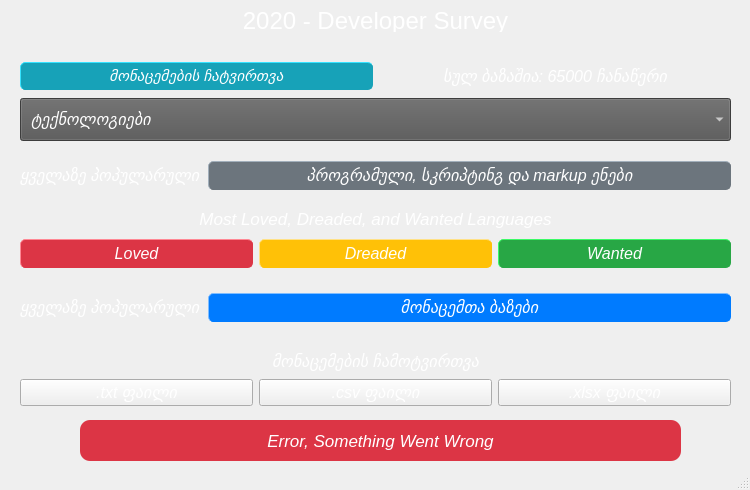
<?xml version="1.0" encoding="UTF-8"?>
<ui version="4.0">
 <class>MainWindow</class>
 <widget class="QMainWindow" name="MainWindow">
  <property name="geometry">
   <rect>
    <x>0</x>
    <y>0</y>
    <width>750</width>
    <height>490</height>
   </rect>
  </property>
  <property name="minimumSize">
   <size>
    <width>750</width>
    <height>490</height>
   </size>
  </property>
  <property name="maximumSize">
   <size>
    <width>750</width>
    <height>490</height>
   </size>
  </property>
  <property name="font">
   <font>
    <italic>true</italic>
    <underline>false</underline>
   </font>
  </property>
  <property name="windowTitle">
   <string>MainWindow</string>
  </property>
  <property name="styleSheet">
   <string notr="true">background: url(C:/Users/Vano/PycharmProjects/final_project/UI/background.png)</string>
  </property>
  <widget class="QWidget" name="centralwidget">
   <widget class="QLabel" name="heading">
    <property name="enabled">
     <bool>true</bool>
    </property>
    <property name="geometry">
     <rect>
      <x>0</x>
      <y>10</y>
      <width>751</width>
      <height>22</height>
     </rect>
    </property>
    <property name="font">
     <font>
      <family>Arial</family>
      <pointsize>18</pointsize>
      <weight>50</weight>
      <italic>false</italic>
      <bold>false</bold>
      <underline>false</underline>
      <strikeout>false</strikeout>
     </font>
    </property>
    <property name="styleSheet">
     <string notr="true">color: white;
background: none;</string>
    </property>
    <property name="text">
     <string>2020 - Developer Survey</string>
    </property>
    <property name="alignment">
     <set>Qt::AlignCenter</set>
    </property>
   </widget>
   <widget class="QWidget" name="verticalLayoutWidget">
    <property name="geometry">
     <rect>
      <x>10</x>
      <y>50</y>
      <width>731</width>
      <height>101</height>
     </rect>
    </property>
    <property name="font">
     <font>
      <pointsize>12</pointsize>
     </font>
    </property>
    <layout class="QVBoxLayout" name="verticalLayout">
     <property name="leftMargin">
      <number>10</number>
     </property>
     <property name="topMargin">
      <number>10</number>
     </property>
     <property name="rightMargin">
      <number>10</number>
     </property>
     <property name="bottomMargin">
      <number>10</number>
     </property>
     <item>
      <layout class="QHBoxLayout" name="horizontalLayout_3">
       <item>
        <widget class="QPushButton" name="btn_upload">
         <property name="font">
          <font>
           <pointsize>11</pointsize>
          </font>
         </property>
         <property name="cursor">
          <cursorShape>PointingHandCursor</cursorShape>
         </property>
         <property name="styleSheet">
          <string notr="true">QPushButton#btn_upload{
background-color:#17a2b8;
color: white;
border-style: outset;
border-width: 1px;
border-radius: 5px;
border-color: #17a2b8;
padding: 4px;
}

QPushButton#btn_upload:pressed {
    border-style: inset;
}</string>
         </property>
         <property name="text">
          <string>მონაცემების ჩატვირთვა</string>
         </property>
        </widget>
       </item>
       <item>
        <widget class="QLabel" name="quantity">
         <property name="font">
          <font>
           <pointsize>12</pointsize>
          </font>
         </property>
         <property name="styleSheet">
          <string notr="true">color: white;</string>
         </property>
         <property name="text">
          <string>სულ ბაზაშია: 65000 ჩანაწერი</string>
         </property>
         <property name="alignment">
          <set>Qt::AlignCenter</set>
         </property>
         <property name="margin">
          <number>5</number>
         </property>
        </widget>
       </item>
      </layout>
     </item>
     <item>
      <widget class="QComboBox" name="comboBox">
       <property name="font">
        <font>
         <pointsize>12</pointsize>
        </font>
       </property>
       <property name="cursor">
        <cursorShape>PointingHandCursor</cursorShape>
       </property>
       <property name="styleSheet">
        <string notr="true">padding: 10px;
color: white;
background: #555;</string>
       </property>
       <item>
        <property name="text">
         <string>ტექნოლოგიები</string>
        </property>
       </item>
       <item>
        <property name="text">
         <string>მონაცემები</string>
        </property>
       </item>
      </widget>
     </item>
    </layout>
   </widget>
   <widget class="QWidget" name="formLayoutWidget">
    <property name="geometry">
     <rect>
      <x>10</x>
      <y>151</y>
      <width>731</width>
      <height>181</height>
     </rect>
    </property>
    <property name="font">
     <font>
      <pointsize>12</pointsize>
     </font>
    </property>
    <layout class="QFormLayout" name="formLayout">
     <property name="fieldGrowthPolicy">
      <enum>QFormLayout::AllNonFixedFieldsGrow</enum>
     </property>
     <property name="leftMargin">
      <number>10</number>
     </property>
     <property name="topMargin">
      <number>10</number>
     </property>
     <property name="rightMargin">
      <number>10</number>
     </property>
     <property name="bottomMargin">
      <number>10</number>
     </property>
     <item row="0" column="0">
      <widget class="QLabel" name="label_2">
       <property name="font">
        <font>
         <pointsize>12</pointsize>
        </font>
       </property>
       <property name="styleSheet">
        <string notr="true">color: white;
background: none;</string>
       </property>
       <property name="text">
        <string>ყველაზე პოპულარული</string>
       </property>
       <property name="margin">
        <number>3</number>
       </property>
      </widget>
     </item>
     <item row="0" column="1">
      <widget class="QPushButton" name="btn_programming">
       <property name="font">
        <font>
         <pointsize>12</pointsize>
        </font>
       </property>
       <property name="cursor">
        <cursorShape>PointingHandCursor</cursorShape>
       </property>
       <property name="styleSheet">
        <string notr="true">QPushButton#btn_programming{
background-color: #6c757d;
color: white;
border-style: outset;
border-width: 1px;
border-radius: 5px;
border-color: #6c757d;
padding: 4px;
}

QPushButton#btn_programming:pressed {
    border-style: inset;
}</string>
       </property>
       <property name="text">
        <string>პროგრამული, სკრიპტინგ და markup ენები</string>
       </property>
      </widget>
     </item>
     <item row="1" column="0">
      <spacer name="verticalSpacer_2">
       <property name="font">
        <font>
         <pointsize>12</pointsize>
        </font>
       </property>
       <property name="orientation">
        <enum>Qt::Vertical</enum>
       </property>
       <property name="sizeHint" stdset="0">
        <size>
         <width>20</width>
         <height>40</height>
        </size>
       </property>
      </spacer>
     </item>
     <item row="2" column="0" colspan="2">
      <widget class="QLabel" name="label_3">
       <property name="font">
        <font>
         <pointsize>-1</pointsize>
        </font>
       </property>
       <property name="styleSheet">
        <string notr="true">color: white;
padding: 4px 0px;
background: none;
font-size: 17px;</string>
       </property>
       <property name="text">
        <string>Most Loved, Dreaded, and Wanted Languages</string>
       </property>
       <property name="alignment">
        <set>Qt::AlignCenter</set>
       </property>
      </widget>
     </item>
     <item row="4" column="0">
      <spacer name="verticalSpacer">
       <property name="font">
        <font>
         <pointsize>12</pointsize>
        </font>
       </property>
       <property name="orientation">
        <enum>Qt::Vertical</enum>
       </property>
       <property name="sizeHint" stdset="0">
        <size>
         <width>20</width>
         <height>40</height>
        </size>
       </property>
      </spacer>
     </item>
     <item row="5" column="0">
      <spacer name="verticalSpacer_3">
       <property name="font">
        <font>
         <pointsize>12</pointsize>
        </font>
       </property>
       <property name="orientation">
        <enum>Qt::Vertical</enum>
       </property>
       <property name="sizeHint" stdset="0">
        <size>
         <width>20</width>
         <height>40</height>
        </size>
       </property>
      </spacer>
     </item>
     <item row="6" column="0">
      <widget class="QLabel" name="label_4">
       <property name="font">
        <font>
         <pointsize>12</pointsize>
        </font>
       </property>
       <property name="styleSheet">
        <string notr="true">color: white;
background: none;</string>
       </property>
       <property name="text">
        <string>ყველაზე პოპულარული</string>
       </property>
      </widget>
     </item>
     <item row="6" column="1">
      <widget class="QPushButton" name="btn_dbs">
       <property name="font">
        <font>
         <pointsize>12</pointsize>
        </font>
       </property>
       <property name="cursor">
        <cursorShape>PointingHandCursor</cursorShape>
       </property>
       <property name="styleSheet">
        <string notr="true">QPushButton#btn_dbs{
background-color: #007bff;
color: white;
border-style: outset;
border-width: 1px;
border-radius: 5px;
border-color: #007bff;
padding: 4px;
}

QPushButton#btn_dbs:pressed {
    border-style: inset;
}
</string>
       </property>
       <property name="text">
        <string>მონაცემთა ბაზები</string>
       </property>
      </widget>
     </item>
     <item row="3" column="0" colspan="2">
      <layout class="QHBoxLayout" name="horizontalLayout">
       <item>
        <widget class="QPushButton" name="btn_loved">
         <property name="font">
          <font>
           <pointsize>12</pointsize>
          </font>
         </property>
         <property name="cursor">
          <cursorShape>PointingHandCursor</cursorShape>
         </property>
         <property name="styleSheet">
          <string notr="true">QPushButton#btn_loved{
background-color: #dc3545;
color: white;
border-style: outset;
border-width: 1px;
border-radius: 5px;
border-color: #dc3545;
padding: 4px;
}

QPushButton#btn_loved:pressed {
    border-style: inset;
}</string>
         </property>
         <property name="text">
          <string>Loved</string>
         </property>
        </widget>
       </item>
       <item>
        <widget class="QPushButton" name="btn_dreaded">
         <property name="font">
          <font>
           <pointsize>12</pointsize>
          </font>
         </property>
         <property name="cursor">
          <cursorShape>PointingHandCursor</cursorShape>
         </property>
         <property name="styleSheet">
          <string notr="true">QPushButton#btn_dreaded{
background: #ffc107;
color: white;
border-style: outset;
border-width: 1px;
border-radius: 5px;
border-color: #ffc107;
padding: 4px;
}

QPushButton#btn_dreaded:pressed {
    border-style: inset;
}</string>
         </property>
         <property name="text">
          <string>Dreaded</string>
         </property>
        </widget>
       </item>
       <item>
        <widget class="QPushButton" name="btn_wanted">
         <property name="font">
          <font>
           <pointsize>12</pointsize>
          </font>
         </property>
         <property name="cursor">
          <cursorShape>PointingHandCursor</cursorShape>
         </property>
         <property name="styleSheet">
          <string notr="true">QPushButton#btn_wanted{
background: #28a745;
color: white;
border-style: outset;
border-width: 1px;
border-radius: 5px;
border-color: #28a745;
padding: 4px;
}

QPushButton#btn_wanted:pressed {
    border-style: inset;
}</string>
         </property>
         <property name="text">
          <string>Wanted</string>
         </property>
        </widget>
       </item>
      </layout>
     </item>
    </layout>
   </widget>
   <widget class="QWidget" name="verticalLayoutWidget_2">
    <property name="geometry">
     <rect>
      <x>10</x>
      <y>340</y>
      <width>731</width>
      <height>76</height>
     </rect>
    </property>
    <property name="font">
     <font>
      <pointsize>12</pointsize>
     </font>
    </property>
    <layout class="QVBoxLayout" name="verticalLayout_2">
     <property name="leftMargin">
      <number>10</number>
     </property>
     <property name="topMargin">
      <number>10</number>
     </property>
     <property name="rightMargin">
      <number>10</number>
     </property>
     <property name="bottomMargin">
      <number>10</number>
     </property>
     <item>
      <widget class="QLabel" name="label_5">
       <property name="font">
        <font>
         <pointsize>12</pointsize>
        </font>
       </property>
       <property name="styleSheet">
        <string notr="true">color: white;
background: none;</string>
       </property>
       <property name="text">
        <string>მონაცემების ჩამოტვირთვა</string>
       </property>
       <property name="alignment">
        <set>Qt::AlignCenter</set>
       </property>
      </widget>
     </item>
     <item>
      <layout class="QHBoxLayout" name="horizontalLayout_2">
       <item>
        <widget class="QPushButton" name="btn_txt">
         <property name="font">
          <font>
           <pointsize>12</pointsize>
          </font>
         </property>
         <property name="cursor">
          <cursorShape>PointingHandCursor</cursorShape>
         </property>
         <property name="styleSheet">
          <string notr="true">color: white;</string>
         </property>
         <property name="text">
          <string>.txt ფაილი</string>
         </property>
        </widget>
       </item>
       <item>
        <widget class="QPushButton" name="btn_csv">
         <property name="font">
          <font>
           <pointsize>12</pointsize>
          </font>
         </property>
         <property name="cursor">
          <cursorShape>PointingHandCursor</cursorShape>
         </property>
         <property name="styleSheet">
          <string notr="true">color: white;</string>
         </property>
         <property name="text">
          <string>.csv ფაილი</string>
         </property>
        </widget>
       </item>
       <item>
        <widget class="QPushButton" name="btn_xlsx">
         <property name="font">
          <font>
           <pointsize>12</pointsize>
          </font>
         </property>
         <property name="cursor">
          <cursorShape>PointingHandCursor</cursorShape>
         </property>
         <property name="styleSheet">
          <string notr="true">color: white;</string>
         </property>
         <property name="text">
          <string>.xlsx ფაილი</string>
         </property>
        </widget>
       </item>
      </layout>
     </item>
    </layout>
   </widget>
   <widget class="QLabel" name="error_msg">
    <property name="geometry">
     <rect>
      <x>80</x>
      <y>420</y>
      <width>601</width>
      <height>41</height>
     </rect>
    </property>
    <property name="styleSheet">
     <string notr="true">font-size: 17px;
color: white;
background: #dc3545;
border-radius: 10px;</string>
    </property>
    <property name="text">
     <string>Error, Something Went Wrong</string>
    </property>
    <property name="alignment">
     <set>Qt::AlignCenter</set>
    </property>
   </widget>
  </widget>
  <widget class="QStatusBar" name="statusbar"/>
 </widget>
 <resources/>
 <connections/>
</ui>
